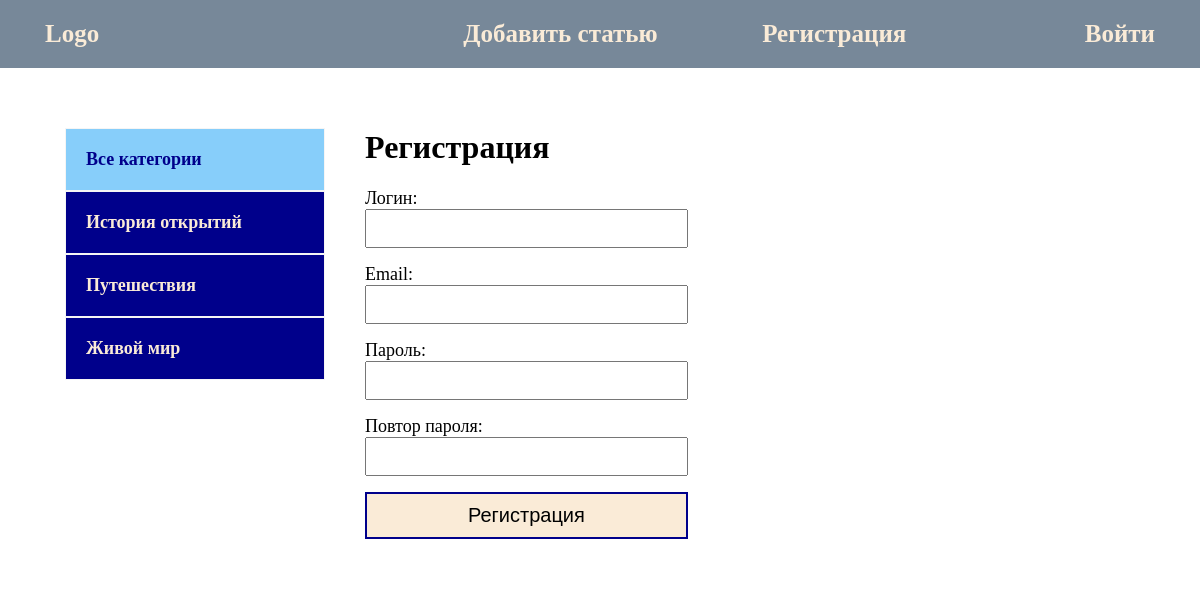
The page /register/ (signed in) on the database its author committed.
### blog/models.py (models this page shows, shortened)
class Category(models.Model):
    name = models.CharField(max_length=150, verbose_name='Название')
    slug = models.SlugField(max_length=150, unique=True, verbose_name='URL')
    def get_absolute_url(self):
        return reverse('category', kwargs={'cat_slug': self.slug})
    class Meta:
        verbose_name = 'категорию'
        verbose_name_plural = 'Категории'

### blog/views.py (the view)
# urls.py: path('register/', RegisterUser.as_view(), name='register'),
class RegisterUser(DataMixin, CreateView):
    form_class = RegisterUserForm
    template_name = 'blog/register.html'
    success_url = reverse_lazy('login')
    def get_context_data(self, *, object_list=None, **kwargs):
        context = super().get_context_data(**kwargs)
        c_def = self.get_user_context(title='Регистрация')
        return dict(list(context.items()) + list(c_def.items()))

### blog/forms.py
class RegisterUserForm(UserCreationForm):
    username = forms.CharField(label='Логин', widget=forms.TextInput(attrs={"class": "form-input"}))
    email = forms.EmailField(label='Email', widget=forms.EmailInput(attrs={"class": "form-input"}))
    password1 = forms.CharField(label='Пароль', widget=forms.PasswordInput(attrs={"class": "form-input"}))
    password2 = forms.CharField(label='Повтор пароля', widget=forms.PasswordInput(attrs={"class": "form-input"}))
    class Meta:
        model = User
        fields = ('username', 'email', 'password1', 'password2')

### blog/utils.py (called while the page is built)
    def get_user_context(self, **kwargs):
        context = kwargs
        cats = Category.objects.annotate(Count('blog'))
        user_menu = menu.copy()
        if not self.request.user.is_authenticated:
            user_menu.pop(0)
        context['menu'] = user_menu
        context['cats'] = cats
        if 'cat_selected' not in context:
            context['cat_selected'] = 0
        return context

### blog/templates/blog/register.html (shortened to what this page needs)
{% extends 'blog/base.html' %}
{% block content %}
<h1>{{ title }}</h1>
<form method="post">
    {{ form.as_p }}
    <button class="form-button">Регистрация</button>
</form>
{% endblock %}

### blog/templates/blog/base.html (shortened to what this page needs)
<!DOCTYPE html>
{% load static %}
{% load blog_tags %}
<html lang="en">
<head>
    <link rel="stylesheet" href="{% static 'css/style.css' %}">
</head>
<body>
<div class="header">
    <div class="wrap">
        <ul class="mainmenu">
            <li class="logo"><a href="{% url 'index' %}">Logo</a></li>
            {% for m in menu %}
                <li class="last"><a href="{% url m.url_name %}">{{ m.title }}</a></li>
            {% endfor %}
        </ul>
    </div>
</div>
<div class="content">
    <div class="wrap">
        <div class="sidebar">
            <ul>
                {% if cat_selected == 0 %}
                    <li class="selected">Все категории</li>
                {% else %}
                    <li><a href="{% url 'index' %}">Все категории</a></li>
                {% endif %}
                {% for c in cats %}
                    {% if c.blog__count > 0 %}
                        {% if c.pk == cat_selected %}
                            <li class="selected">{{ c.name }}</li>
                        {% else %}
                            <li><a href="{{ c.get_absolute_url }}">{{ c.name }}</a></li>
                        {% endif %}
                    {% endif %}
                {% endfor %}
            </ul>
        </div>
        <div class="main">
            {% block content %}
            {% endblock %}
        </div>
    </div>
</div>
</body>
</html>

### blog/static/css/style.css (style rules this page uses)
html { background-image: url(5432-katanie_na_parusnoy_lodke.jpg); background-repeat: no-repeat; background-position: center center; background-attachment: fixed; -webkit-background-size: cover; -moz-background-size: cover; -o-background-size: cover; background-size: cover; }
body { margin: 0; padding: 0; }
.wrap { max-width: 1150px; margin: 0 auto; }
.content .wrap { background: white; padding: 40px; box-sizing: border-box; display: flex; }
ul { list-style: none; margin: 0; padding: 0; }
a { color: antiquewhite; padding: 20px; text-decoration: none; }
.header { background: lightslategrey }
.mainmenu { display: flex; font-size: 25px; font-weight: bold; padding: 20px 0; align-items: center; }
.logo { flex-basis: 65%; }
.last { flex-basis: 40%; text-align: right; }
.sidebar ul { width: 260px; margin-right: 40px; margin-top: 20px; }
.sidebar a { display: block; padding: 20px; border: 1px solid whitesmoke; background: darkblue; font-weight: bold; font-size: 18px; }
.selected { padding: 20px; font-size: 18px; border: 1px solid whitesmoke; font-weight: bold; background: lightskyblue; color: darkblue; }
.form-input { width: 100%; padding: 10px; box-sizing: border-box; }
.form-button { width: 100%; border: 2px solid darkblue; background: antiquewhite; padding: 10px; font-size: 20px; cursor: pointer; }
form label { font-size: 18px; }

### rows shown on the page
Category: name "История открытий"
Category: name "Путешествия"
Category: name "Живой мир"

### other values the page prints
{{ m.title }} "Добавить статью" "Регистрация" "Войти"
{{ title }} "Регистрация"
